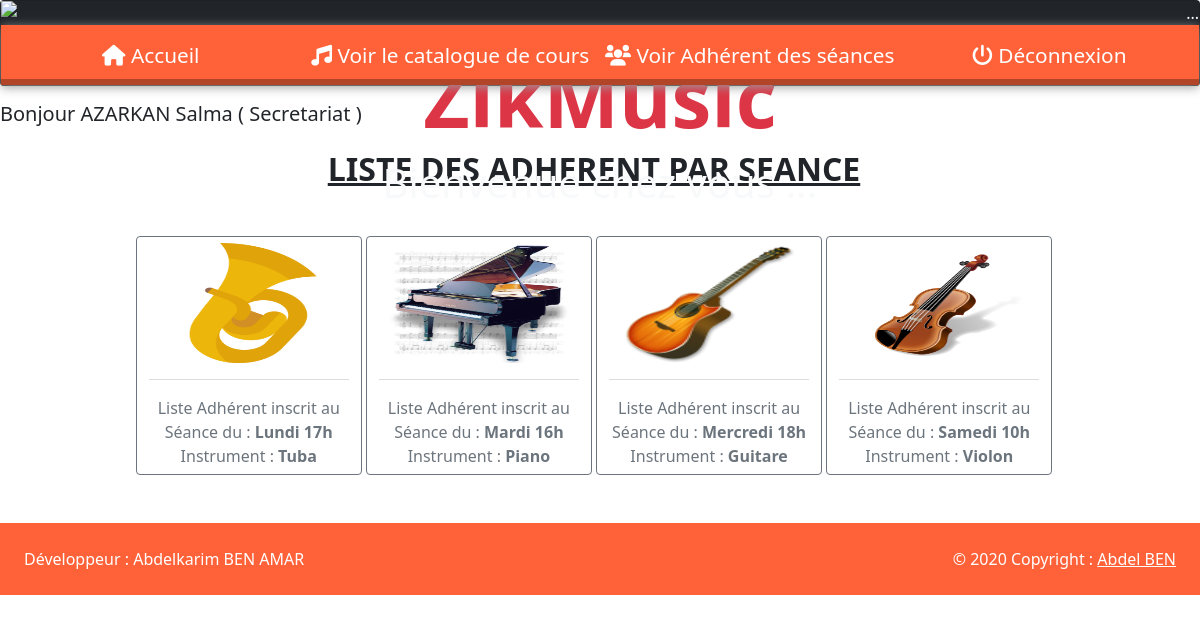
/?action=adherentParSeance (signed in), run on the app's committed database.
### tables this page shows
CREATE TABLE IF NOT EXISTS `seance` (
  `idSeance` int(11) NOT NULL AUTO_INCREMENT,
  `dateSeance` varchar(30) NOT NULL,
  `idInstrument` int(11) NOT NULL,
  `idProf` int(11) NOT NULL,
  PRIMARY KEY (`idSeance`),
  KEY `idMatiere` (`idInstrument`),
  KEY `idProf` (`idProf`)
);

CREATE TABLE IF NOT EXISTS `instrument` (
  `idInstrument` int(11) NOT NULL AUTO_INCREMENT,
  `libInstrument` varchar(30) NOT NULL,
  PRIMARY KEY (`idInstrument`)
);

### model/managers/seanceManager.php (called while the page is built, shortened)
<?php
require("model/classes/Seance.class.php");
class SeanceManager{
    private $lePDO;
    public function __construct($unPDO)
    {
        $this->lePDO = $unPDO;
    }
    public function getAllSeances()
    {
        try {
            $connex = $this->lePDO;
            $sql = $connex->prepare("SELECT * FROM seance ORDER BY idSeance");
            $sql->execute();
            $leResultat = ($sql->fetchAll(PDO::FETCH_CLASS, "Seance"));
            return $leResultat;
        } catch (PDOException $error) {
            echo $error->getMessage();
        }
    }
}
?>

### model/managers/instrumentManager.php (called while the page is built, shortened)
<?php
require("model/classes/Instrument.class.php");
class InstrumentManager{
    private $lePDO;
    public function __construct($unPDO)
    {
        $this->lePDO = $unPDO;
    }
    public function getInstrumentById($id)
    {
        try {
            $connex = $this->lePDO;
            $sql = $connex->prepare("SELECT * FROM instrument WHERE idInstrument=:id_Instrument ");
            $sql->bindParam(":id_Instrument", $id);
            $sql->execute();
            $sql->setFetchMode(PDO::FETCH_CLASS, "Instrument");
            $resultat = ($sql->fetch());
            return $resultat;
        } catch (PDOException $error) {
            echo $error->getMessage();
        }
    }
}
?>

### model/classes/Instrument.class.php (called while the page is built, shortened)
<?php
class Instrument {
    private $idInstrument;
    private $libInstrument;
    public function getIdInstrument()
    {
        return $this->idInstrument;
    }
    public function getLibInstrument()
    {
        return $this->libInstrument;
    }
}

### model/classes/Seance.class.php (called while the page is built, shortened)
<?php
class Seance {
    private $dateSeance;
    public function getDateSeance()
    {
        return $this->dateSeance;
    }
}
?>

### view/adherentParSeance.php (the view, shortened to what this page needs)
<h5 class="mt-3">Bonjour  <?= $_SESSION['nom']." ".$_SESSION['prenom']. " ( ". $_SESSION['role'] ." )"?></h5>
<div class="container m-4">
    <h2 class="text-center fw-bold text-DARK " style="text-decoration: underline;">LISTE DES ADHERENT PAR SEANCE </h2>
    <div class="text-center m-5">
        <?php foreach ($AllSeances as $uneSeance) : ?>
            <?php $idIntsrument = $uneSeance->getIdInstrument() ?>
            <?php $unInstrument = $instrumentManager->getInstrumentById($idIntsrument) ?>
            <a href="./?action=voirInscriptionsParSeance&idSeance=<?= $unInstrument->getIdInstrument(); ?>" class="btn  btn-outline-secondary"><img src="public/icons/instruments/<?= $unInstrument->getIdInstrument(); ?>.png" alt="" style="width:200px; height:120px">
                <hr> Liste Adhérent inscrit au<br> Séance du :
                <strong><?= $uneSeance->getDateSeance() . "</strong><br> Instrument : <strong>" .
                 $unInstrument->getLibInstrument(); ?></strong>
            </a>
        <?php endforeach; ?>
    </div>
</div>

### view/header.php (shortened to what this page needs)
<!doctype html>
<html lang="fr">
<head>
  <link rel="stylesheet" href="public/css/style.css">
  <link rel="stylesheet" href="public/css/navbar.css">
  <link href="https://cdn.jsdelivr.net/npm/bootstrap@5.1.3/dist/css/bootstrap.min.css" rel="stylesheet">
  <link rel="stylesheet" href="https://cdnjs.cloudflare.com/ajax/libs/font-awesome/6.0.0-beta3/css/all.min.css" />
</head>
<body>
  <div class="container-fluid p-0 m-0">
  <?php if(isset($_SESSION["role"])) : ?>
    <div class="card bg-dark text-white text-end">
      <img src="https://cdn.pixabay.com/photo/2018/07/28/11/08/guitar-3567767_1280.jpg" class="w-100" class="card-img effet" alt="...">
      <div class="card-img-overlay text-danger p-5">
        <h1 class="card-title display-1 text-center" style="font-weight:bold">ZikMusic</h1>
        <p class="card-text lead text-light text-center" style="font-size:40px;">Bienvenue chez vous ...</p>
      </div>
      <nav role="navigation" class="onoff">
        <ul>
          <li><a href="./?action=accueil"><i class="fas fa-home"></i> Accueil</a></li>
          <li><a href="./?action=voirInstruments"><i class="fas fa-music"></i> Voir le catalogue de cours</a></li>
          <li><a href="./?action=adherentParSeance"><i class="fas fa-users"></i> Voir Adhérent des séances </a></li>
          <li><a href="./?action=deconnexion"><i class="fas fa-power-off"></i> Déconnexion</a></li>
        </ul>
      </nav>
    </div>
      <?php endif; ?>

### index.php (shortened to what this page needs)
<?php
require_once("model/managers/seanceManager.php");
require_once("model/managers/instrumentManager.php");
$lePDO = etablirCnx();
if (!isset($_GET['action'])) {
    $action = "login";
} else {
    $action = filter_var($_GET['action'], FILTER_SANITIZE_FULL_SPECIAL_CHARS);
}
include "view/header.php";
switch ($action) {
        case "adherentParSeance":
            $instrumentManager  =  new InstrumentManager($lePDO);
            $seanceManager      =  new SeanceManager($lePDO);
            $AllSeances         = $seanceManager->getAllSeances();
            require "view/adherentParSeance.php";
            break;
}
include "view/footer.php";

### view/footer.php (shortened to what this page needs)
<div>
  <footer
          class="text-center text-lg-start text-white"style="background-color: #FF6239">
    <section
             class="d-flex justify-content-between p-4"
             style="background-color: #FF6239"
             >
      <div>
        <span  class="text-white">Développeur : Abdelkarim BEN AMAR</span>
      </div>
      <div
         class="text-center">© 2020 Copyright : <a class="text-white" href="#">Abdel BEN</a>
    </div>
    </section>
  </footer>
</div>
    </div>
  </body>
</html>

### public/css/style.css (style rules this page uses)
* { margin: 0px; padding: 0px; box-sizing: border-box; }

### public/css/navbar.css (style rules this page uses)
*, *:before, *:after { box-sizing: border-box; }
body { margin: 0; padding: 0; font-family: sans-serif; font-weight: 600; }
nav { width: 100%; position: relative; top: 0; z-index: 1; -webkit-box-shadow: 0 2px 10px 0 #999; box-shadow: 0px 2px 10px 0px #999; }
nav>ul a, nav>ul a:active, nav>ul a:focus, nav>ul a:hover { text-decoration: none; color: white; display: block; }
nav>ul { list-style: none; height: 60px; line-height: 60px; margin: 0 auto; padding-left: 0; }
nav>ul>li { float: left; width: 25%; height: 60px; color: rgba(0, 0, 0, .7); margin: 0; text-align: center; font-size: 1.3em; border-bottom: 6px solid rgba(0, 0, 0, .3); transition: border-bottom .1s ease-in-out; }
nav>ul>li:nth-of-type(1) { background: #FF6239; }
nav>ul>li:nth-of-type(2) { background: #FF6239; }
nav>ul>li:nth-of-type(3) { background: #FF6239; }
nav>ul>li:nth-of-type(4) { background: #FF6239; }

### data on the page
seance: shows a picture, dateSeance "Lundi 17h", idInstrument.libInstrument "Tuba"
seance: shows a picture, dateSeance "Mardi 16h", idInstrument.libInstrument "Piano"
seance: shows a picture, dateSeance "Mercredi 18h", idInstrument.libInstrument "Guitare"
seance: shows a picture, dateSeance "Samedi 10h", idInstrument.libInstrument "Violon"

### other printed values
$_SESSION['nom'] "AZARKAN"
$_SESSION['prenom'] "Salma"
$_SESSION['role'] "Secretariat"
